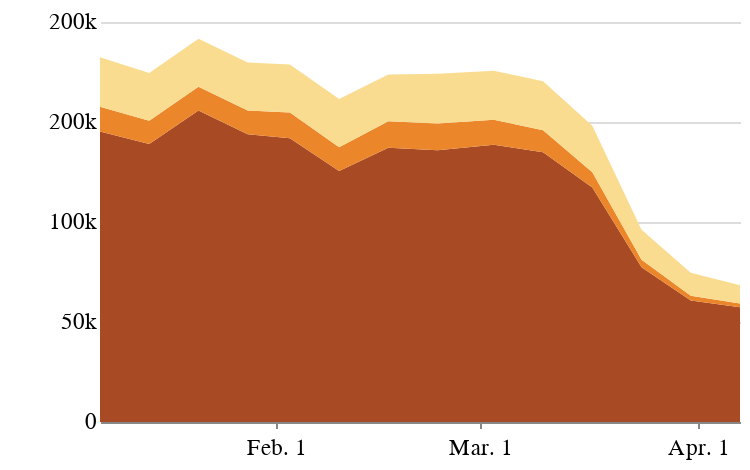

The code cell stored with this chart in its notebook:
### Code cell
all_flights_chart_mobile = alt.Chart(flights_us_eu_global_melt).mark_area(size=4,color='#006D8F').encode(
    x=alt.X('date:T', title='', axis=alt.Axis(grid=False, tickCount=6, format='%b. %-d')),
    y=alt.Y('flights:Q', title='', axis=alt.Axis(domainOpacity=0, tickSize=0,grid=True, tickCount=6, format='.0s'),
                             sort=alt.EncodingSortField(
                                field="location",
                                op="sum",
                                order="ascending")),
    color=alt.Color('location:N',
                   scale=alt.Scale(
            domain=['usa', 'europe', 'world'],
            range=['#fadc90', '#ec862b', '#a84b24']), legend=None),
).properties(width=320, height=200,
    title=''
)

all_flights_chart_mobile.configure_view(strokeOpacity=0)

### Figure 1 — Vega-Lite specification as saved in the notebook (floating-point values rounded to 4 significant figures)
{"config": {"view": {"width": 800, "height": 450, "strokeOpacity": 0}, "background": "#ffffff", "title": {"anchor": "start", "font": "Benton Gothic Bold, sans", "fontColor": "#000000", "fontSize": 22, "fontWeight": "normal"}, "arc": {"fill": "#82c6df"}, "area": {"fill": "#82c6df"}, "line": {"stroke": "#82c6df", "strokeWidth": 3}, "path": {"stroke": "#82c6df"}, "rect": {"fill": "#82c6df"}, "shape": {"stroke": "#82c6df"}, "bar": {"fill": "#82c6df"}, "point": {"stroke": "#82c6df"}, "symbol": {"fill": "#82c6df", "size": 30}, "axis": {"titleFont": "Benton Gothic Bold, sans", "titleFontSize": 13, "titleFontWeight": "normal", "labelFont": "Benton Gothic, sans", "labelFontSize": 11.5, "labelFontWeight": "normal"}, "axisX": {"labelAngle": 0, "labelPadding": 4, "tickSize": 3}, "axisY": {"labelBaseline": "middle", "maxExtent": 45, "minExtent": 45, "tickSize": 2, "titleAlign": "left", "titleAngle": 0, "titleX": -45, "titleY": -11}, "legend": {"titleFont": "Benton Gothic Bold, sans", "titleFontSize": 13, "titleFontWeight": "normal", "symbolType": "square", "labelFont": "Benton Gothic, sans", "labelFontSize": 11.5}, "range": {"category": ["#3580b1", "#ec8431", "#ab7fb4", "#c89d29", "#adc839", "#829eb1"], "diverging": ["#e68a4f", "#f4bb6a", "#f9e39c", "#dadfe2", "#a6b7c6", "#849eae"], "heatmap": ["#fbf2c7", "#f9e39c", "#f8d36e", "#f4bb6a", "#e68a4f", "#d15a40", "#ab4232"], "ordinal": ["#fbf2c7", "#f9e39c", "#f8d36e", "#f4bb6a", "#e68a4f", "#d15a40", "#ab4232"], "ramp": ["#fbf2c7", "#f9e39c", "#f8d36e", "#f4bb6a", "#e68a4f", "#d15a40", "#ab4232"]}}, "data": {"name": "data-6736df575bc064d7c588a98c2d26ab63"}, "mark": {"type": "area", "color": "#006D8F", "size": 4}, "encoding": {"color": {"type": "nominal", "field": "location", "legend": null, "scale": {"domain": ["usa", "europe", "world"], "range": ["#fadc90", "#ec862b", "#a84b24"]}}, "x": {"type": "temporal", "axis": {"format": "%b. %-d", "grid": false, "tickCount": 6}, "field": "date", "title": ""}, "y": {"type": "quantitative", "axis": {"domainOpacity": 0, "format": ".0s", "grid": true, "tickCount": 6, "tickSize": 0}, "field": "flights", "sort": {"field": "location", "op": "sum", "order": "ascending"}, "title": ""}}, "height": 200, "title": "", "width": 320, "$schema": "https://vega.github.io/schema/vega-lite/v4.0.2.json", "datasets": {"data-6736df575bc064d7c588a98c2d26ab63": [{"date": "2020-01-07T00:00:00", "location": "world", "flights": 145204}, {"date": "2020-01-14T00:00:00", "location": "world", "flights": 139024}, {"date": "2020-01-21T00:00:00", "location": "world", "flights": 155738}, {"date": "2020-01-28T00:00:00", "location": "world", "flights": 143842}, {"date": "2020-02-03T00:00:00", "location": "world", "flights": 141813}, {"date": "2020-02-10T00:00:00", "location": "world", "flights": 125532}, {"date": "2020-02-17T00:00:00", "location": "world", "flights": 137174}, {"date": "2020-02-24T00:00:00", "location": "world", "flights": 135868}, {"date": "2020-03-03T00:00:00", "location": "world", "flights": 138586}, {"date": "2020-03-10T00:00:00", "location": "world", "flights": 134817}, {"date": "2020-03-17T00:00:00", "location": "world", "flights": 117274}, {"date": "2020-03-24T00:00:00", "location": "world", "flights": 77356}, {"date": "2020-03-31T00:00:00", "location": "world", "flights": 60722}, {"date": "2020-04-07T00:00:00", "location": "world", "flights": 57409}, {"date": "2020-01-07T00:00:00", "location": "europe", "flights": 12410}, {"date": "2020-01-14T00:00:00", "location": "europe", "flights": 11605}, {"date": "2020-01-21T00:00:00", "location": "europe", "flights": 11866}, {"date": "2020-01-28T00:00:00", "location": "europe", "flights": 11952}, {"date": "2020-02-03T00:00:00", "location": "europe", "flights": 12890}, {"date": "2020-02-10T00:00:00", "location": "europe", "flights": 11905}, {"date": "2020-02-17T00:00:00", "location": "europe", "flights": 13225}, {"date": "2020-02-24T00:00:00", "location": "europe", "flights": 13327}, {"date": "2020-03-03T00:00:00", "location": "europe", "flights": 12575}, {"date": "2020-03-10T00:00:00", "location": "europe", "flights": 11111}, {"date": "2020-03-17T00:00:00", "location": "europe", "flights": 7609}, {"date": "2020-03-24T00:00:00", "location": "europe", "flights": 3755}, {"date": "2020-03-31T00:00:00", "location": "europe", "flights": 2411}, {"date": "2020-04-07T00:00:00", "location": "europe", "flights": 1827}, {"date": "2020-01-07T00:00:00", "location": "usa", "flights": 24763}, {"date": "2020-01-14T00:00:00", "location": "usa", "flights": 23864}, {"date": "2020-01-21T00:00:00", "location": "usa", "flights": 24067}, {"date": "2020-01-28T00:00:00", "location": "usa", "flights": 24016}, {"date": "2020-02-03T00:00:00", "location": "usa", "flights": 24000}, {"date": "2020-02-10T00:00:00", "location": "usa", "flights": 24101}, {"date": "2020-02-17T00:00:00", "location": "usa", "flights": 23353}, {"date": "2020-02-24T00:00:00", "location": "usa", "flights": 24902}, {"date": "2020-03-03T00:00:00", "location": "usa", "flights": 24497}, {"date": "2020-03-10T00:00:00", "location": "usa", "flights": 24431}, {"date": "2020-03-17T00:00:00", "location": "usa", "flights": 23238}, {"date": "2020-03-24T00:00:00", "location": "usa", "flights": 15032}, {"date": "2020-03-31T00:00:00", "location": "usa", "flights": 11470}, {"date": "2020-04-07T00:00:00", "location": "usa", "flights": 9159}]}}
